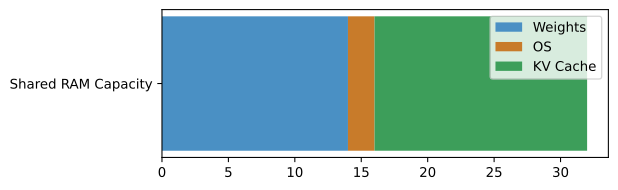

Write the Python code that produced this figure.
import os
import matplotlib.pyplot as plt
labels = ['Shared RAM Capacity']
weights = [14]
os_mem = [2]
kv_cache = [16]
fig, ax = plt.subplots(figsize=(6,2))
ax.barh(labels, weights, label='Weights', color='#4a90c4')
ax.barh(labels, os_mem, left=weights, label='OS', color='#c87b2a')
ax.barh(labels, kv_cache, left=[16], label='KV Cache', color='#3d9e5a')
ax.legend()
out = os.environ.get('VISUAL_OUT_PATH', 'out.svg')
plt.savefig(out, format='svg', bbox_inches='tight')
